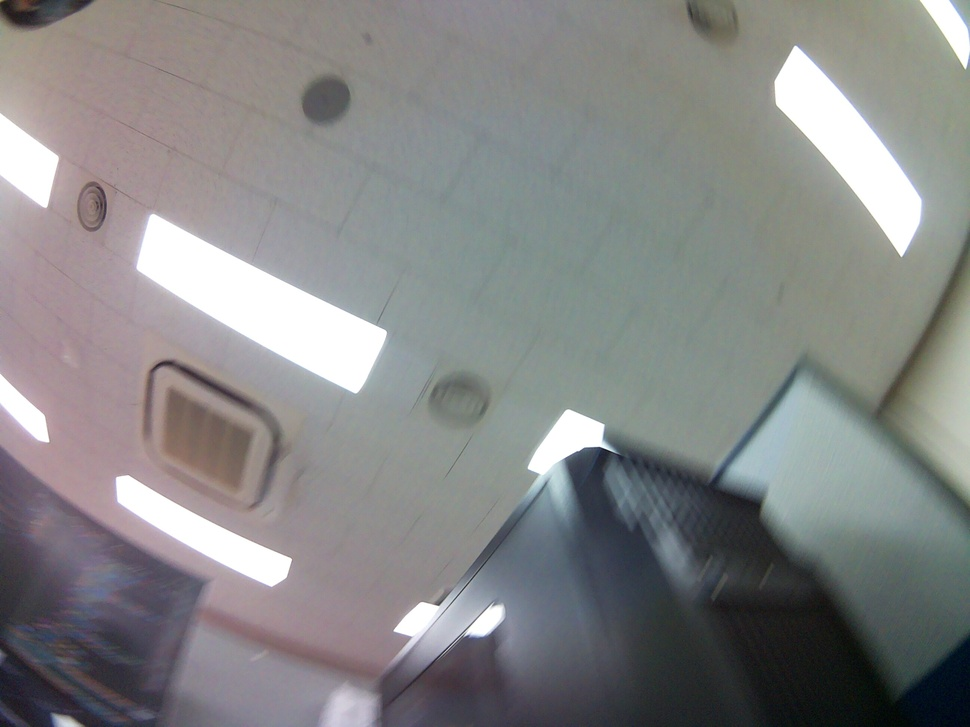
#> input picture captures_gui_20250904_201459/img_t-30_p-165_20250904_201504_650.jpg, 970 x 727 px, shrunk from 2592 x 1944 before the run
$ python sahi_tiling_visualizer.py
#> lines starting #> are read from the running program, lines starting #| are printed output that depends on the picture
#> the answer given: ../captures_gui_20250904_201459
#> pass 2 of the loop in main, `for ext in exts:`:
import cv2
import numpy as np
import pathlib
from tkinter import Tk, filedialog

def load_image(path):
    """한글 경로 지원 이미지 로드"""
    try:
        stream = np.fromfile(str(path), dtype=np.uint8)
        return cv2.imdecode(stream, cv2.IMREAD_COLOR)
#> returned value is the input picture: shape (727, 970, 3); mean B, G, R 133.9, 133.9, 133.4
    except Exception:
        return None

def save_image(path, img):
    """한글 경로 지원 이미지 저장"""
    try:
        ext = path.suffix
        result, encoded_img = cv2.imencode(ext, img)
        if result:
            with open(path, "wb") as f:
                encoded_img.tofile(f)
            return True
    except Exception as e:
        print(f"저장 실패: {e}")
    return False

def visualize_sahi_tiling(img, rows=2, cols=3, overlap=0.25):
    """
    SAHI 타일링 방식을 시각화
    rows, cols: 행/열 개수 (2x3 = 6등분)
    overlap: 타일 간 겹치는 비율 (0.25 = 25%)
    """
#> called with rows = 2, cols = 3, overlap = 0.15
    H, W = img.shape[:2]
#> H = 727; W = 970

    # 타일 크기 계산 (겹침 포함)
    tile_h = int(H / rows)
#> tile_h = 363
    tile_w = int(W / cols)
#> tile_w = 323

    # 겹침 크기
    ov_h = int(tile_h * overlap)
#> ov_h = 54
    ov_w = int(tile_w * overlap)
#> ov_w = 48

    # 실제 타일 크기 (겹침 포함)
    step_h = tile_h - ov_h
#> step_h = 309
    step_w = tile_w - ov_w
#> step_w = 275

    # 시각화용 이미지 복사
    vis_img = img.copy()

    # 타일 좌표 생성 및 그리기
    tiles = []
    tile_num = 0

    for y in range(0, H, step_h):
        for x in range(0, W, step_w):
            # 타일 영역 계산
            y2 = min(y + tile_h, H)
            x2 = min(x + tile_w, W)
            # 마지막 타일 크기 조정
            y1 = max(0, y2 - tile_h)
            x1 = max(0, x2 - tile_w)

            tiles.append((x1, y1, x2, y2))

            # 타일 경계 그리기 (반투명 효과)
            overlay = vis_img.copy()

            # 타일 영역 색상 채우기 (번갈아가며)
            color = (255, 100, 100) if tile_num % 2 == 0 else (100, 100, 255)
            cv2.rectangle(overlay, (x1, y1), (x2, y2), color, -1)

            # 반투명 효과 적용
            alpha = 0.1
            cv2.addWeighted(overlay, alpha, vis_img, 1 - alpha, 0, vis_img)

            # 타일 경계선 그리기
            cv2.rectangle(vis_img, (x1, y1), (x2, y2), (0, 255, 0), 3)

            # 타일 번호 표시
            cx = (x1 + x2) // 2
            cy = (y1 + y2) // 2
            text = f"Tile {tile_num}"
            text_size = cv2.getTextSize(text, cv2.FONT_HERSHEY_SIMPLEX, 1.5, 3)[0]
            text_x = cx - text_size[0] // 2
            text_y = cy + text_size[1] // 2

            # # 텍스트 배경
            # cv2.rectangle(vis_img,
            #              (text_x - 10, text_y - text_size[1] - 10),
            #              (text_x + text_size[0] + 10, text_y + 10),
            #              (0, 0, 0), -1)

            # 텍스트
            #cv2.putText(vis_img, text, (text_x, text_y),
            #           cv2.FONT_HERSHEY_SIMPLEX, 1.5, (255, 255, 255), 3)

            # 타일 크기 정보
            size_text = f"{x2-x1}x{y2-y1}"
            #cv2.putText(vis_img, size_text, (x1 + 10, y1 + 30),
            #           cv2.FONT_HERSHEY_SIMPLEX, 0.7, (255, 255, 0), 2)

            tile_num += 1

            if x2 >= W: break
        if y2 >= H: break
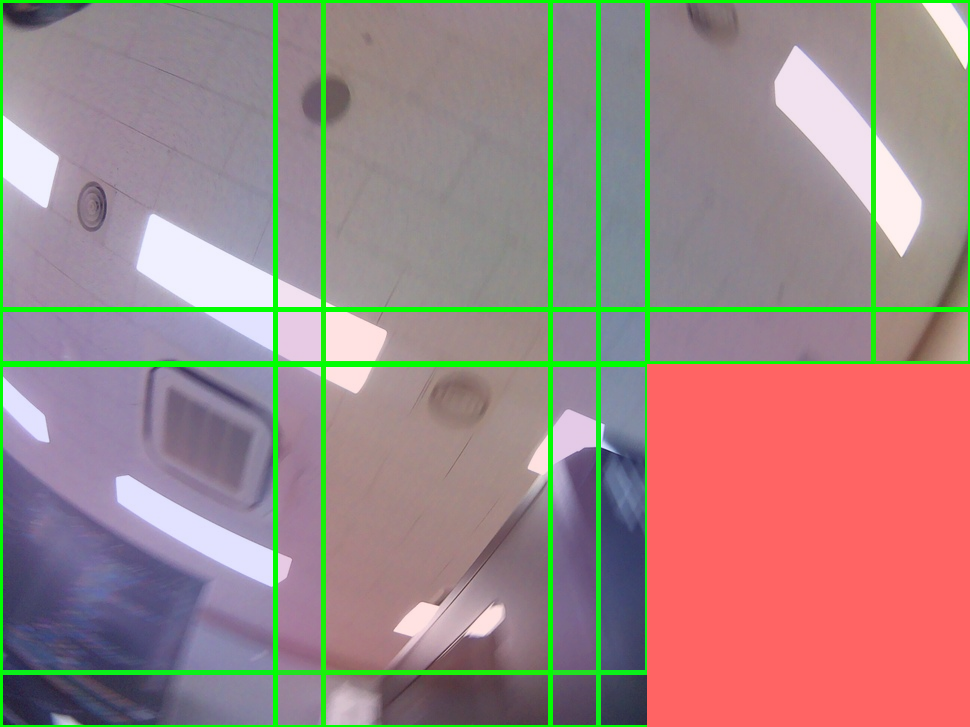
#> overlay: shape (727, 970, 3); mean B, G, R 133.1, 135.5, 158.6
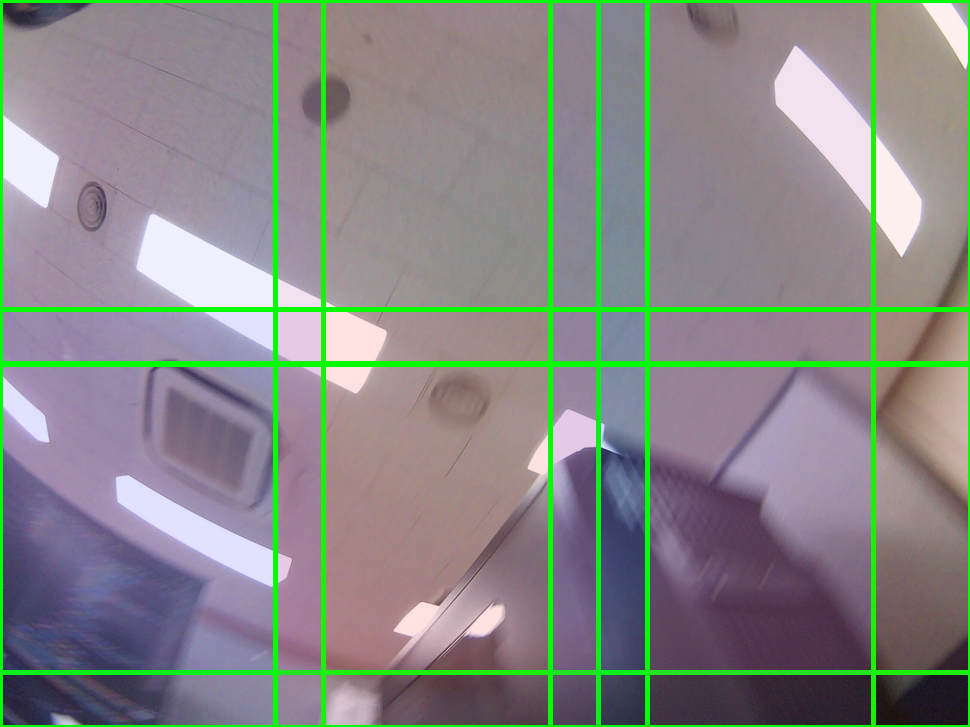
#> vis_img: shape (727, 970, 3); mean B, G, R 133.9, 136.3, 134.4
#> after the loop, tile_num = 12; tiles = [(0, 0, 323, 363), (275, 0, 598, 363), (550, 0, 873, 363), (647, 0, 970, 363), (0, 309, 323, 672), (275, 309, 598, 672), (550, 309, 873, 672), (647, 309, 970, 672), (0, 364, 323, 727), (275, 364, 598, 727), (550, 364, 873, 727), (647, 364, 970, 727)]

    # # 이미지 정보 오버레이
    # info_text = [
    #     f"Image Size: {W}x{H}",
    #     f"Grid: {rows}x{cols}",
    #     f"Overlap: {overlap*100:.0f}%",
    #     f"Tile Size: ~{tile_w}x{tile_h}",
    #     f"Total Tiles: {len(tiles)}"
    # ]

    # y_offset = 30
    # for i, text in enumerate(info_text):
    #     # 배경
    #     text_size = cv2.getTextSize(text, cv2.FONT_HERSHEY_SIMPLEX, 0.8, 2)[0]
    #     cv2.rectangle(vis_img,
    #                  (10, y_offset - 25 + i*35),
    #                  (text_size[0] + 20, y_offset + 10 + i*35),
    #                  (0, 0, 0), -1)

    #     # 텍스트
    #     cv2.putText(vis_img, text, (15, y_offset + i*35),
    #                cv2.FONT_HERSHEY_SIMPLEX, 0.8, (0, 255, 255), 2)

    return vis_img, tiles

def main():
    # Tkinter 초기화
    root = Tk()
    root.withdraw()

    print("=== SAHI 타일링 시각화 도구 ===")
    print("이미지가 어떻게 분할되는지 확인합니다.")

    # 이미지 폴더 선택
    print("\n[1] 시각화할 이미지가 있는 폴더를 선택하세요...")
    target_dir = filedialog.askdirectory(title="이미지 폴더 선택")
    if not target_dir:
        print("취소되었습니다.")
        return

    target_path = pathlib.Path(target_dir)

    # 결과 저장 폴더
    save_dir = target_path / "sahi_tiling_visualization"
    save_dir.mkdir(exist_ok=True)

    # 이미지 파일 찾기
    exts = ["*.jpg", "*.jpeg", "*.png", "*.bmp"]
    files = []
    for ext in exts:
        files.extend(target_path.glob(ext))
        files.extend(target_path.glob(ext.upper()))
    files = sorted(list(set(files)))

    if not files:
        print("이미지가 없습니다.")
        return

    print(f"\n[2] 총 {len(files)}장 처리 시작...")

    # 타일링 설정
    rows = 2
    cols = 3
    overlap = 0.15

    # 처리
    count = 0
    for i, fpath in enumerate(files):
        try:
            print(f"  [{i+1}/{len(files)}] {fpath.name} 처리 중...", end="", flush=True)

            img = load_image(fpath)
            if img is None:
                print(" 건너뜀 (읽기 실패)")
                continue

            # 타일링 시각화
            vis_img, tiles = visualize_sahi_tiling(img, rows, cols, overlap)

            # 저장
            save_path = save_dir / f"tiled_{fpath.name}"
            if not save_image(save_path, vis_img):
                print(" 저장 실패")
                continue

            count += 1
            print(f" 완료 ({len(tiles)}개 타일)")
#|  완료 (12개 타일)

        except Exception as e:
            print(f" 에러: {e}")
            import traceback
            traceback.print_exc()
#> pass 2 of the loop in main, `for i, fpath in enumerate(files):`:
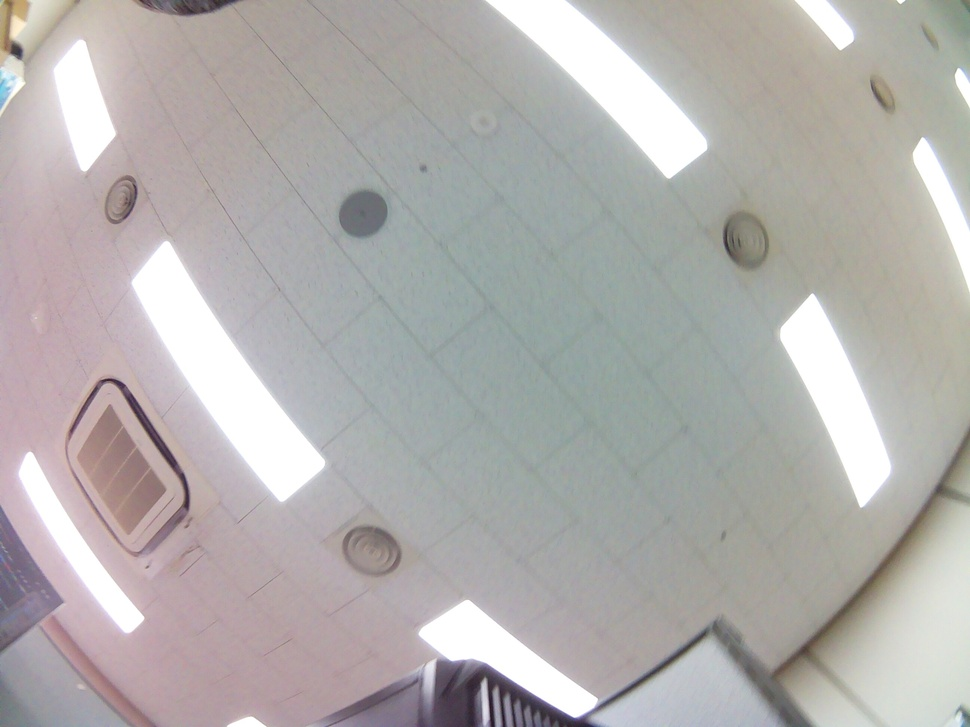
#> input picture captures_gui_20250904_201459/img_t-30_p-180_20250904_201504_207.jpg, 970 x 727 px, shrunk from 2592 x 1944 before the run
#> in load_image, returned value is the input picture: shape (727, 970, 3); mean B, G, R 173.2, 174.7, 177.6
#> after the loop in visualize_sahi_tiling (call 2), `for y in range(0, H, step_h):`:
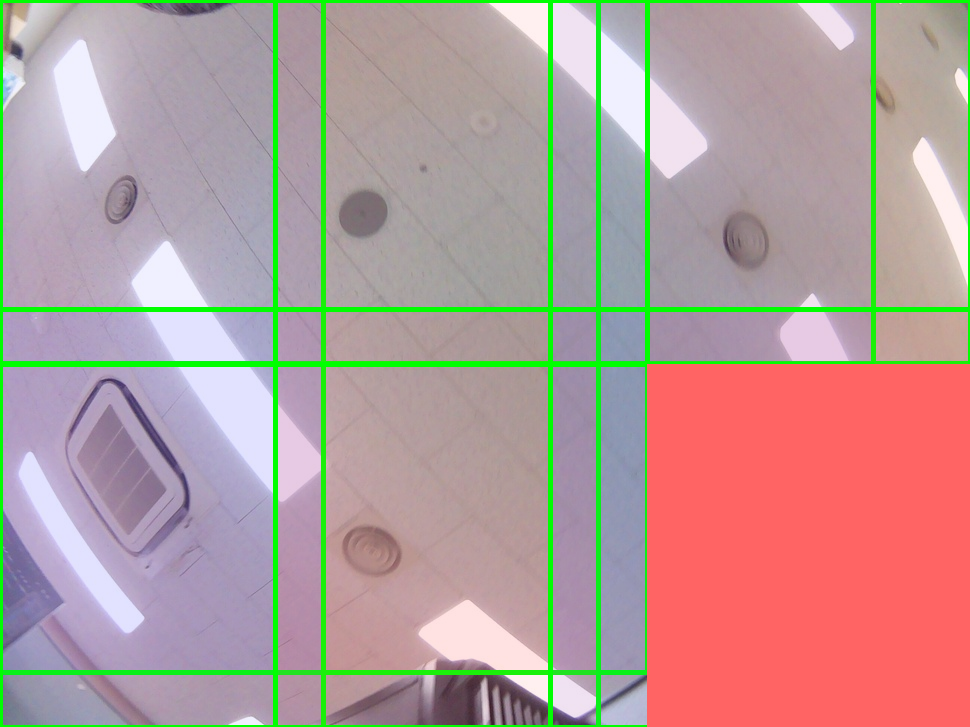
#> overlay: shape (727, 970, 3); mean B, G, R 153.2, 156.3, 181
#> after the loop in visualize_sahi_tiling (call 2), `for y in range(0, H, step_h):`:
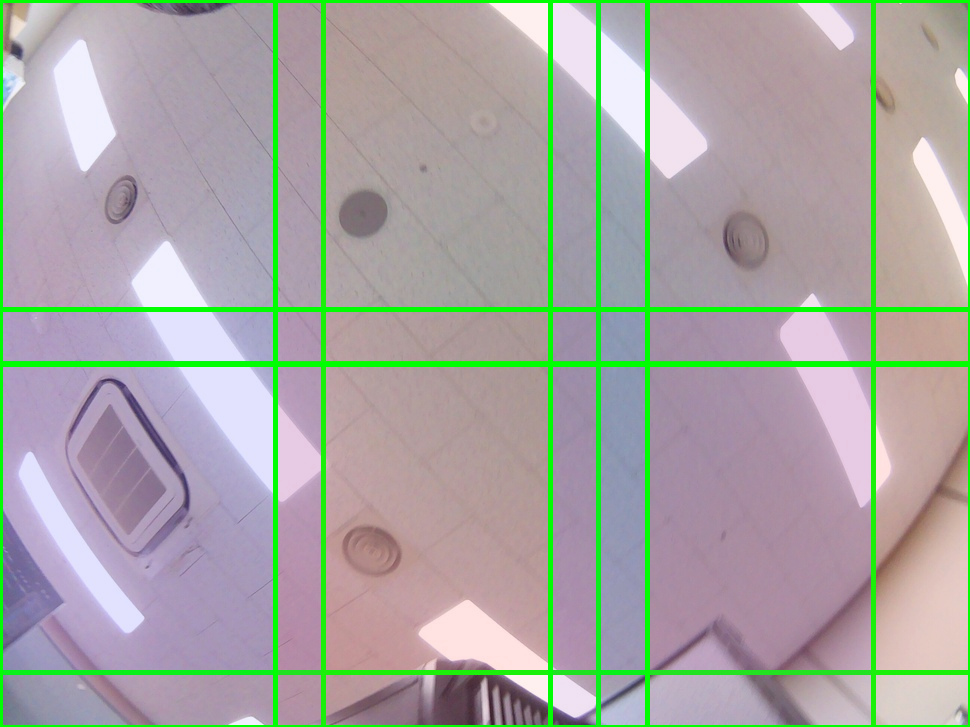
#> vis_img: shape (727, 970, 3); mean B, G, R 163, 166.5, 167.2
#> after the loop in visualize_sahi_tiling (call 2), `for y in range(0, H, step_h):`: tile_num = 12
#|  완료 (12개 타일)

    print(f"\n=== 완료! ===")
    print(f"처리된 이미지: {count}장")
    print(f"저장 위치: {save_dir}")

if __name__ == "__main__":
    main()
